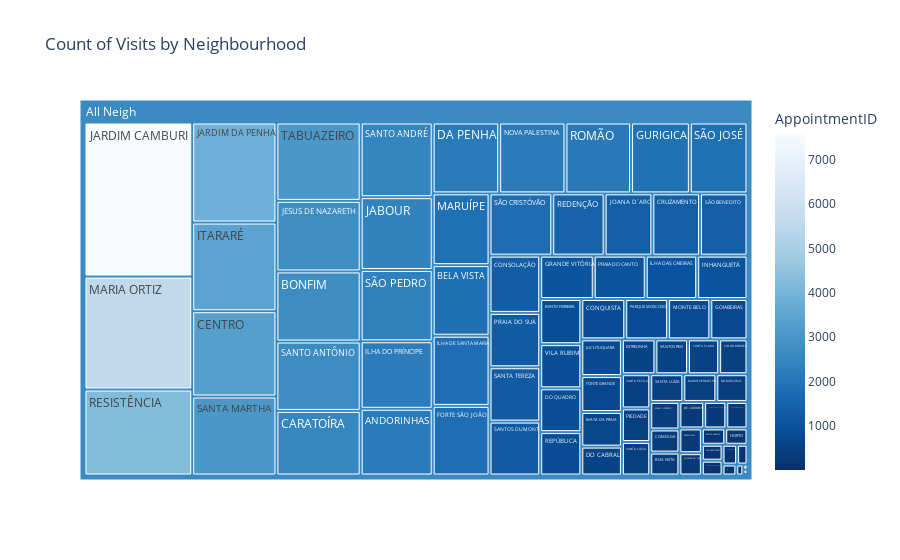

Source (notebook cell):
### Code cell
# Analyze Neighborhood variable using a treemap
import plotly.express as px
import plotly.graph_objects as go

pivot = df_noshow.pivot_table(values='AppointmentID', index='Neighbourhood', aggfunc='count').reset_index()

fig = px.treemap(data_frame=pivot, 
                 path=[px.Constant('All Neigh'),'Neighbourhood'],
                 values='AppointmentID', 
                 title='Count of Visits by Neighbourhood',
                 color='AppointmentID',
                 color_continuous_scale=px.colors.sequential.Blues_r)

fig.show()

### Figure 1 — Plotly figure (JSON) as saved in the notebook; plotly's stock layout.template omitted (floating-point values rounded to 4 significant figures)
{"data": [{"branchvalues": "total", "customdata": [[8], [2195], [257], [268], [418], [1834], [849], [305], [2700], [2489], [3282], [308], [810], [1327], [1357], [2155], [300], [536], [395], [823], [229], [534], [667], [1809], [254], [686], [1061], [1905], [166], [1020], [1823], [35], [10], [2222], [2], [997], [3412], [2396], [7586], [3851], [2719], [1358], [681], [5563], [1865], [642], [779], [94], [367], [132], [2147], [1], [791], [435], [69], [1030], [1259], [1491], [815], [4235], [2126], [443], [496], [174], [419], [434], [3041], [1259], [2458], [2673], [1249], [520], [140], [452], [1351], [1785], [1868], [2346], [3019], [151], [829], [2642.0]], "domain": {"x": [0, 1], "y": [0, 1]}, "hovertemplate": "labels=%{label}<br>AppointmentID_sum=%{value}<br>parent=%{parent}<br>id=%{id}<br>AppointmentID=%{color}<extra></extra>", "ids": ["All Neigh/AEROPORTO", "All Neigh/ANDORINHAS", "All Neigh/ANTÔNIO HONÓRIO", "All Neigh/ARIOVALDO FAVALESSA", "All Neigh/BARRO VERMELHO", "All Neigh/BELA VISTA", "All Neigh/BENTO FERREIRA", "All Neigh/BOA VISTA", "All Neigh/BONFIM", "All Neigh/CARATOÍRA", "All Neigh/CENTRO", "All Neigh/COMDUSA", "All Neigh/CONQUISTA", "All Neigh/CONSOLAÇÃO", "All Neigh/CRUZAMENTO", "All Neigh/DA PENHA", "All Neigh/DE LOURDES", "All Neigh/DO CABRAL", "All Neigh/DO MOSCOSO", "All Neigh/DO QUADRO", "All Neigh/ENSEADA DO SUÁ", "All Neigh/ESTRELINHA", "All Neigh/FONTE GRANDE", "All Neigh/FORTE SÃO JOÃO", "All Neigh/FRADINHOS", "All Neigh/GOIABEIRAS", "All Neigh/GRANDE VITÓRIA", "All Neigh/GURIGICA", "All Neigh/HORTO", "All Neigh/ILHA DAS CAIEIRAS", "All Neigh/ILHA DE SANTA MARIA", "All Neigh/ILHA DO BOI", "All Neigh/ILHA DO FRADE", "All Neigh/ILHA DO PRÍNCIPE", "All Neigh/ILHAS OCEÂNICAS DE TRINDADE", "All Neigh/INHANGUETÁ", "All Neigh/ITARARÉ", "All Neigh/JABOUR", "All Neigh/JARDIM CAMBURI", "All Neigh/JARDIM DA PENHA", "All Neigh/JESUS DE NAZARETH", "All Neigh/JOANA D´ARC", "All Neigh/JUCUTUQUARA", "All Neigh/MARIA ORTIZ", "All Neigh/MARUÍPE", "All Neigh/MATA DA PRAIA", "All Neigh/MONTE BELO", "All Neigh/MORADA DE CAMBURI", "All Neigh/MÁRIO CYPRESTE", "All Neigh/NAZARETH", "All Neigh/NOVA PALESTINA", "All Neigh/PARQUE INDUSTRIAL", "All Neigh/PARQUE MOSCOSO", "All Neigh/PIEDADE", "All Neigh/PONTAL DE CAMBURI", "All Neigh/PRAIA DO CANTO", "All Neigh/PRAIA DO SUÁ", "All Neigh/REDENÇÃO", "All Neigh/REPÚBLICA", "All Neigh/RESISTÊNCIA", "All Neigh/ROMÃO", "All Neigh/SANTA CECÍLIA", "All Neigh/SANTA CLARA", "All Neigh/SANTA HELENA", "All Neigh/SANTA LUÍZA", "All Neigh/SANTA LÚCIA", "All Neigh/SANTA MARTHA", "All Neigh/SANTA TEREZA", "All Neigh/SANTO ANDRÉ", "All Neigh/SANTO ANTÔNIO", "All Neigh/SANTOS DUMONT", "All Neigh/SANTOS REIS", "All Neigh/SEGURANÇA DO LAR", "All Neigh/SOLON BORGES", "All Neigh/SÃO BENEDITO", "All Neigh/SÃO CRISTÓVÃO", "All Neigh/SÃO JOSÉ", "All Neigh/SÃO PEDRO", "All Neigh/TABUAZEIRO", "All Neigh/UNIVERSITÁRIO", "All Neigh/VILA RUBIM", "All Neigh"], "labels": ["AEROPORTO", "ANDORINHAS", "ANTÔNIO HONÓRIO", "ARIOVALDO FAVALESSA", "BARRO VERMELHO", "BELA VISTA", "BENTO FERREIRA", "BOA VISTA", "BONFIM", "CARATOÍRA", "CENTRO", "COMDUSA", "CONQUISTA", "CONSOLAÇÃO", "CRUZAMENTO", "DA PENHA", "DE LOURDES", "DO CABRAL", "DO MOSCOSO", "DO QUADRO", "ENSEADA DO SUÁ", "ESTRELINHA", "FONTE GRANDE", "FORTE SÃO JOÃO", "FRADINHOS", "GOIABEIRAS", "GRANDE VITÓRIA", "GURIGICA", "HORTO", "ILHA DAS CAIEIRAS", "ILHA DE SANTA MARIA", "ILHA DO BOI", "ILHA DO FRADE", "ILHA DO PRÍNCIPE", "ILHAS OCEÂNICAS DE TRINDADE", "INHANGUETÁ", "ITARARÉ", "JABOUR", "JARDIM CAMBURI", "JARDIM DA PENHA", "JESUS DE NAZARETH", "JOANA D´ARC", "JUCUTUQUARA", "MARIA ORTIZ", "MARUÍPE", "MATA DA PRAIA", "MONTE BELO", "MORADA DE CAMBURI", "MÁRIO CYPRESTE", "NAZARETH", "NOVA PALESTINA", "PARQUE INDUSTRIAL", "PARQUE MOSCOSO", "PIEDADE", "PONTAL DE CAMBURI", "PRAIA DO CANTO", "PRAIA DO SUÁ", "REDENÇÃO", "REPÚBLICA", "RESISTÊNCIA", "ROMÃO", "SANTA CECÍLIA", "SANTA CLARA", "SANTA HELENA", "SANTA LUÍZA", "SANTA LÚCIA", "SANTA MARTHA", "SANTA TEREZA", "SANTO ANDRÉ", "SANTO ANTÔNIO", "SANTOS DUMONT", "SANTOS REIS", "SEGURANÇA DO LAR", "SOLON BORGES", "SÃO BENEDITO", "SÃO CRISTÓVÃO", "SÃO JOSÉ", "SÃO PEDRO", "TABUAZEIRO", "UNIVERSITÁRIO", "VILA RUBIM", "All Neigh"], "marker": {"coloraxis": "coloraxis", "colors": [8, 2195, 257, 268, 418, 1834, 849, 305, 2700, 2489, 3282, 308, 810, 1327, 1357, 2155, 300, 536, 395, 823, 229, 534, 667, 1809, 254, 686, 1061, 1905, 166, 1020, 1823, 35, 10, 2222, 2, 997, 3412, 2396, 7586, 3851, 2719, 1358, 681, 5563, 1865, 642, 779, 94, 367, 132, 2147, 1, 791, 435, 69, 1030, 1259, 1491, 815, 4235, 2126, 443, 496, 174, 419, 434, 3041, 1259, 2458, 2673, 1249, 520, 140, 452, 1351, 1785, 1868, 2346, 3019, 151, 829, 2642.0]}, "name": "", "parents": ["All Neigh", "All Neigh", "All Neigh", "All Neigh", "All Neigh", "All Neigh", "All Neigh", "All Neigh", "All Neigh", "All Neigh", "All Neigh", "All Neigh", "All Neigh", "All Neigh", "All Neigh", "All Neigh", "All Neigh", "All Neigh", "All Neigh", "All Neigh", "All Neigh", "All Neigh", "All Neigh", "All Neigh", "All Neigh", "All Neigh", "All Neigh", "All Neigh", "All Neigh", "All Neigh", "All Neigh", "All Neigh", "All Neigh", "All Neigh", "All Neigh", "All Neigh", "All Neigh", "All Neigh", "All Neigh", "All Neigh", "All Neigh", "All Neigh", "All Neigh", "All Neigh", "All Neigh", "All Neigh", "All Neigh", "All Neigh", "All Neigh", "All Neigh", "All Neigh", "All Neigh", "All Neigh", "All Neigh", "All Neigh", "All Neigh", "All Neigh", "All Neigh", "All Neigh", "All Neigh", "All Neigh", "All Neigh", "All Neigh", "All Neigh", "All Neigh", "All Neigh", "All Neigh", "All Neigh", "All Neigh", "All Neigh", "All Neigh", "All Neigh", "All Neigh", "All Neigh", "All Neigh", "All Neigh", "All Neigh", "All Neigh", "All Neigh", "All Neigh", "All Neigh", ""], "type": "treemap", "values": [8, 2195, 257, 268, 418, 1834, 849, 305, 2700, 2489, 3282, 308, 810, 1327, 1357, 2155, 300, 536, 395, 823, 229, 534, 667, 1809, 254, 686, 1061, 1905, 166, 1020, 1823, 35, 10, 2222, 2, 997, 3412, 2396, 7586, 3851, 2719, 1358, 681, 5563, 1865, 642, 779, 94, 367, 132, 2147, 1, 791, 435, 69, 1030, 1259, 1491, 815, 4235, 2126, 443, 496, 174, 419, 434, 3041, 1259, 2458, 2673, 1249, 520, 140, 452, 1351, 1785, 1868, 2346, 3019, 151, 829, 106987]}], "layout": {"coloraxis": {"colorbar": {"title": {"text": "AppointmentID"}}, "colorscale": [[0, "rgb(8,48,107)"], [0.125, "rgb(8,81,156)"], [0.25, "rgb(33,113,181)"], [0.375, "rgb(66,146,198)"], [0.5, "rgb(107,174,214)"], [0.625, "rgb(158,202,225)"], [0.75, "rgb(198,219,239)"], [0.875, "rgb(222,235,247)"], [1, "rgb(247,251,255)"]]}, "legend": {"tracegroupgap": 0}, "title": {"text": "Count of Visits by Neighbourhood"}}}
